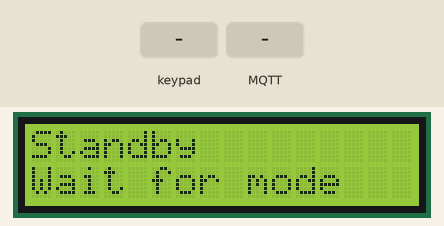
Recording of a sketch running on a simulated ESP32. Shown: 16×2 character LCD. The inputs (shaded band) are chosen by the test bench. WiFi joins after 1.5 s; servers stay silent unless stated; no MQTT or app messages arrive unless stated; what the sketch prints to the serial monitor is not drawn.

Above: at 2.8 s.
2.9 s: key '1' pressed
At 3.7 s:
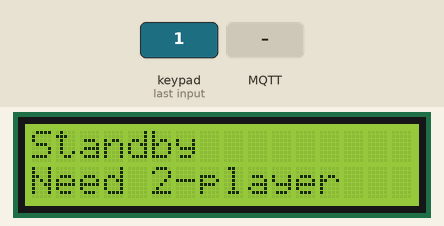
4.4 s: MQTT message "2" arrives on the third subscribed topic
At 5.6 s:
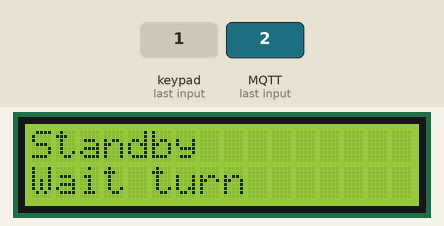
12.5 s: MQTT message "0" arrives on the third subscribed topic
At 13.2 s:
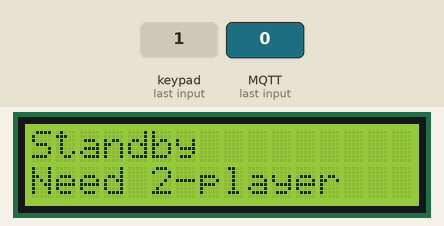
Timing chart, 0 to 15.5 s (numbered marks = the images above; inputs shaded):
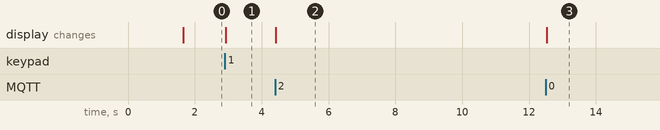

The sketch:

esp32_tictactoe_sender.ino
```cpp
#include <Key.h>
#include <Keypad.h>
#include <WiFi.h>
#include <PubSubClient.h>
#include <Wire.h>
#include <LiquidCrystal_I2C.h>


#define SDA_LCD 13
#define SCL_LCD 14

const char* ssid = "Cléucil";
const char* password = "12345678";
const char* mqtt_server = "cleucilcs2600.duckdns.org";

WiFiClient espClient;

PubSubClient client(espClient);

LiquidCrystal_I2C lcd(0x27, 16, 2);

char keys[4][4] = {

  {'1', '2', '3', 'A'},

  {'4', '5', '6', 'B'},

  {'7', '8', '9', 'C'},

  {'*', '0', '#', 'D'}

};

byte rowPins[4] = {33, 27, 26, 25};

byte colPins[4] = {32, 21, 22, 23};

Keypad myKeypad = Keypad(makeKeymap(keys), rowPins, colPins, 4, 4);

String currentStatus = "";

String currentBoard = "";

bool twoPlayerMode = false;

bool i2CAddrTest(uint8_t addr) {

  Wire.beginTransmission(addr);

  if (Wire.endTransmission() == 0) {

    return true;

  }

  return false;

}

void showTwoLines(String line1, String line2) {

  lcd.clear();

  lcd.setCursor(0, 0);

  lcd.print(line1.substring(0, 16));

  lcd.setCursor(0, 1);

  lcd.print(line2.substring(0, 16));

}

void showStatusOnLCD() {

  String line1 = currentStatus;

  String line2 = currentBoard;

  if (line1.length() > 16) {

    line1 = line1.substring(0, 16);

  }

  if (line2.length() > 16) {

    line2 = line2.substring(0, 16);

  }

  showTwoLines(line1, line2);

}

void callback(char* topic, byte* message, unsigned int length) {

  String msg = "";

  for (int i = 0; i < length; i++) {

    msg += (char)message[i];

  }

  String topicText = String(topic);

  if (topicText == "tictactoe/status") {

    currentStatus = msg;

    Serial.print("Status: ");

    Serial.println(msg);

  } else if (topicText == "tictactoe/board") {

    currentBoard = msg;

    Serial.print("Board: ");

    Serial.println(msg);

  } else if (topicText == "tictactoe/mode") {

    if (msg == "2") {

      twoPlayerMode = true;

    } else {

      twoPlayerMode = false;

    }

    Serial.print("Mode: ");

    Serial.println(msg);

  }

  if (!twoPlayerMode) {

    showTwoLines("Standby", "Need 2-player");

  } else if (currentStatus != "Player 2 turn") {

    showTwoLines("Standby", "Wait turn");

  } else {

    showStatusOnLCD();

  }

}

void reconnect() {

  while (!client.connected()) {

    Serial.print("Attempting MQTT connection... ");

    if (client.connect("ESP32TicTacToe")) {

      Serial.println("connected");

      client.subscribe("tictactoe/status");

      client.subscribe("tictactoe/board");

      client.subscribe("tictactoe/mode");

    } else {

      Serial.print("failed, rc=");

      Serial.print(client.state());

      Serial.println(" try again in 2 seconds");

      delay(2000);

    }

  }

}

void setup() {

  Serial.begin(115200);

  Wire.begin(SDA_LCD, SCL_LCD);

  if (!i2CAddrTest(0x27)) {

    lcd = LiquidCrystal_I2C(0x3F, 16, 2);

  }

  lcd.init();

  lcd.backlight();

  showTwoLines("Connecting WiFi", "");

  WiFi.begin(ssid, password);

  Serial.print("Connecting to WiFi");

  while (WiFi.status() != WL_CONNECTED) {

    delay(500);

    Serial.print(".");

  }

  Serial.println();

  Serial.println("WiFi connected");

  Serial.print("ESP32 IP: ");

  Serial.println(WiFi.localIP());

  client.setServer(mqtt_server, 1883);

  client.setCallback(callback);

  reconnect();

  showTwoLines("Standby", "Wait for mode");

}

void loop() {

  char keyPressed;

  if (!client.connected()) {

    reconnect();

  }

  client.loop();

  keyPressed = myKeypad.getKey();

  if (keyPressed) {

    Serial.print("Key pressed: ");

    Serial.println(keyPressed);

    if (!twoPlayerMode) {

      showTwoLines("Standby", "Need 2-player");

      return;

    }

    if (currentStatus != "Player 2 turn") {

      showTwoLines("Standby", "Wait turn");

      return;

    }

    if (keyPressed >= '1' && keyPressed <= '9') {

      char moveText[2];

      moveText[0] = keyPressed;

      moveText[1] = '\0';

      client.publish("tictactoe/player2", moveText);

      currentStatus = "Sent move:";

      currentBoard = String(keyPressed);

      showStatusOnLCD();

    }

    if (keyPressed == '0') {

      client.publish("tictactoe/player2", "0");

      currentStatus = "Sent quit";

      currentBoard = "";

      showStatusOnLCD();

    }

  }

}
```

Measured:
- after the input at 2.9 s, the display: changes at once (image 1)
- after the input at 4.4 s, the display: changes at once (image 2)
- after the input at 12.5 s, the display: changes at once (image 3)
